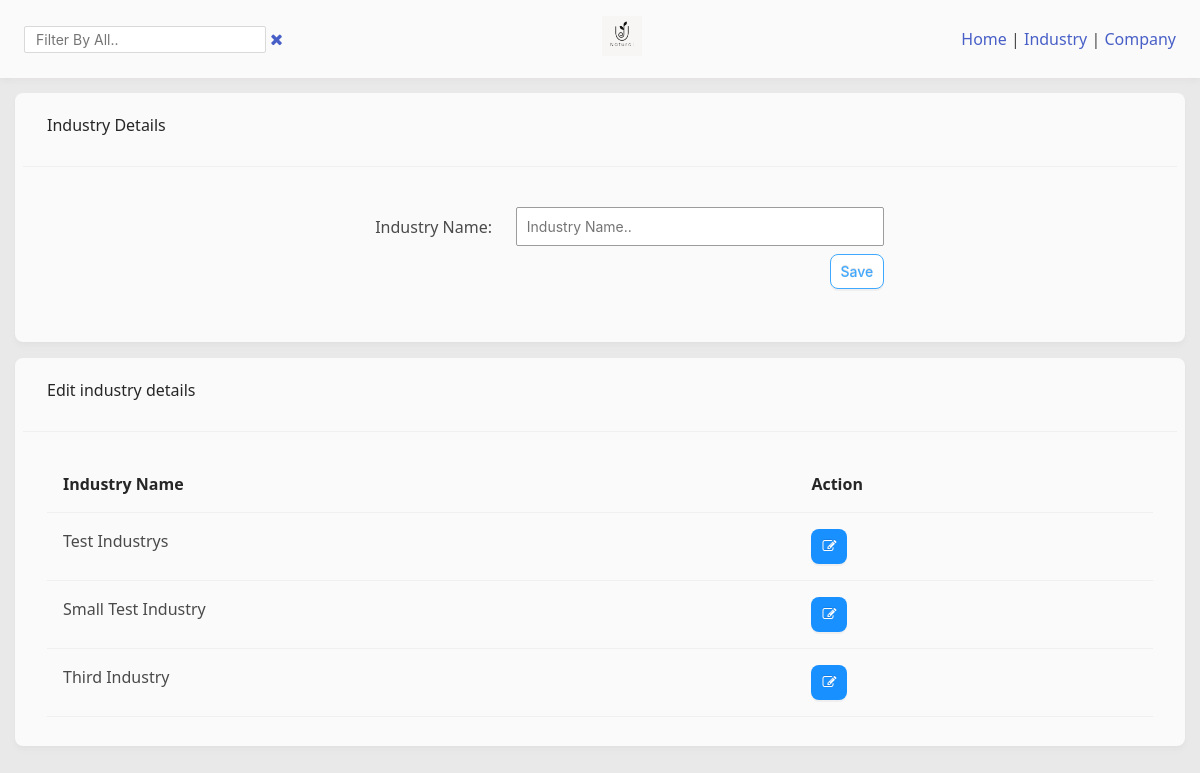
Screenshot of /storeIndustryType/ with the database file from the repository.
### industryapp/models.py (models this page shows, shortened)
class IndustryType(models.Model):
    industry_name = models.CharField(max_length=200)
    date_added = models.DateTimeField(auto_now_add=True)

### industryapp/views.py (the view, shortened to what this page needs)
# urls.py: path('storeIndustryType/', views.storeIndustryType, name='storeIndustryType'),
def storeIndustryType(request):
    industryList = IndustryType.objects.all()
    context = {'industryList': industryList, 'butName': 'Save'}
    return render(request, 'industryapp/industrytype.html', context)

### industryapp/templates/industryapp/industrytype.html (shortened to what this page needs)
{% extends 'main.html' %} {% block content %}
<div class="contentContainer">
  <div class="contentContainerHead">
    <h3 class="contentContainerTitle">Industry Details</h3>
  </div>
  <div class="contentContainerBody">
    <div class="">
      <div class="">
        <form method="post" class="formNew" autocomplete="off">
          <div class="form-field">
            <label for="industry_name">Industry Name: </label>
            <input
              class="form-control"
              type="text"
              name="industry_name"
              placeholder="Industry Name.."
              required
              value="{{industrySingle.industry_name}}"
            />
          </div>
          <input
            id="form-button"
            class="button primary-outline-button btn-small-width floatRight"
            type="submit"
            value="{{butName}}"
          />
        </form>
      </div>
    </div>
  </div>
</div>
{% include 'industryapp/industrytable.html' %}
{% endblock content %}

### industryapp/templates/industryapp/industrytable.html
<div class="contentContainer">
    <div class="contentContainerHead">
        <h3 class="contentContainerTitle">Edit industry details</h3>
    </div>
    <div class="contentContainerBody">
        <table class="indexTbl">
            <thead>
                <th>Industry Name</th>
                <th>Action</th>
            </thead>
            <tbody>
                {% for industry in industryList %}
                <tr>
                    <td>{{industry.industry_name}}</td>
                    <td>
                        <a class="button primary-button" href="{% url 'editIndustryType' industry.id %}">
                            <i class="fa fa-pencil-square-o"></i>
                        </a>
                    </td>
                </tr>
                {% endfor %}
            </tbody>
        </table>
    </div>
</div>

### static/css/styles.css (style rules this page uses)
* { margin: 0; padding: 0; box-sizing: border-box; }
:root { --primary: #f57f20; --secondary: #3ea9dbf2; --primaryBackground: #fafafa; --secondaryBackground: #e9e9e9; --cardColor: #fefefe; --primaryTxt: #0b152c; --primaryBoxColor: #40a9ff; }
html { background-color: #e9e9e9; }
body { font-family: "Noto Sans", sans-serif; font-style: normal; }
.indexTbl { width: 100%; text-align: left; border-radius: 2px 2px 0 0; border-collapse: separate; border-spacing: 0; }
.indexTbl th { position: relative; color: rgba(0, 0, 0, 0.85); font-weight: bold; text-align: left; background: #fafafa; border-bottom: 1px solid #f0f0f0; }
.indexTbl th, .indexTbl td { position: relative; padding: 16px 16px; overflow-wrap: break-word; }
.indexTbl td { border-bottom: 1px solid #f0f0f0; transition: background 0.3s; }
input { position: relative; display: inline-block; padding: 4px 11px; color: rgba(0, 0, 0, 0.85); font-size: 14px; background-color: #fff; border: 1px solid #d9d9d9; border-radius: 2px; transition: all 0.3s; }
h1, h2, h3, h4, h5, h6 { margin-top: 0; margin-bottom: 0.5em; color: rgba(0, 0, 0, 0.85); font-weight: 500; }
.contentContainer { border-radius: 8px; overflow: hidden; background-color: var(--primaryBackground); margin-bottom: 16px; padding: 5px 8px; box-shadow: rgb(188 178 178 / 10%) 0rem 0.25rem 0.375rem -0.0625rem, rgb(185 172 172 / 6%) 0rem 0.125rem 0.25rem -0.0625rem; }
.contentContainerHead { min-height: 45px; padding: 0 24px; color: rgba(0, 0, 0, 0.85); background: transparent; border-bottom: 1px solid #f0f0f0; border-radius: 2px 2px 0 0; }
.contentContainerTitle { display: inline-block; flex: 1 1; padding: 15px 0; overflow: hidden; white-space: nowrap; text-overflow: ellipsis; }
.contentContainerBody { padding: 24px; }
.floatRight { float: right !important; }
.formNew { max-width: 600px; margin-left: auto; margin-right: auto; padding: 1em; }
.formNew input { margin-bottom: 1rem; background: #fff; border: 1px solid #9c9c9c; }
.formNew label { text-align: right; display: block; padding: 0.5em 1.5em 0.5em 0; }
.formNew input { width: 100%; padding: 0.7em; margin-bottom: 0.5rem; }
@media (min-width: 400px) { .formNew { overflow: hidden; } }
@media (min-width: 400px) { .formNew label { float: left; width: 200px; } }
@media (min-width: 400px) { .formNew input { float: left; width: calc(100% - 200px); } }
.button { border-radius: 8px; border-width: 0; cursor: pointer; display: inline-block; font-size: 14px; font-weight: 500; line-height: 15px; list-style: none; margin: 0; padding: 8px 10px; text-align: center; text-decoration: none; text-shadow: 0 -1px 0 rgba(0, 0, 0, 0.12); box-shadow: 0 2px 0 rgba(0, 0, 0, 0.045); border: 1px solid transparent; }
.primary-button { background-color: #1890ff !important; color: #fff; }
.primary-outline-button { color: #40a9ff !important; border-color: #40a9ff !important; background: transparent; }
.btn-small-width { width: inherit !important; }
.form-field { margin-bottom: 10px; }

### rows the page displays
IndustryType: industry_name "Test Industrys"
IndustryType: industry_name "Small Test Industry"
IndustryType: industry_name "Third Industry"
